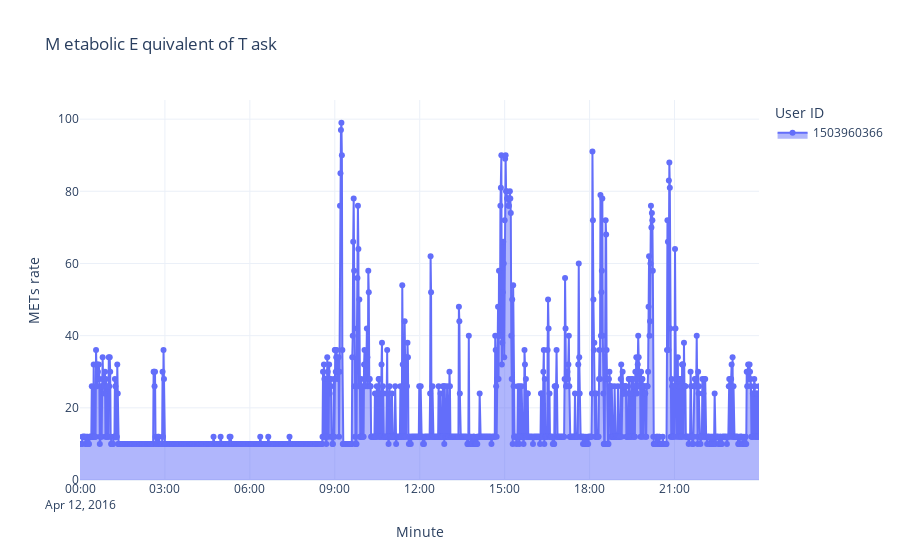

Notebook source saved alongside this figure:
### Code cell
fig = px.area(
    df_day3,
    x='ActivityMinute',
    y='METs',
    color='Id',
    markers=True,
    title='M etabolic E quivalent of T ask',
    labels={'ActivityMinute': 'Time', 'Mets': 'METs Unit', 'Id': 'User ID'}
)

fig.update_layout(
    xaxis_title='Minute',
    yaxis_title='METs rate',
    hovermode='x unified',
    template='plotly_white'
)

fig.show()

### Figure 1 — Plotly figure (JSON) as saved in the notebook; plotly's stock layout.template omitted (floating-point values rounded to 4 significant figures; data arrays with more than 128 entries replaced by an {"elided": "..."} marker saying what was removed)
{"data": [{"fillpattern": {"shape": ""}, "hovertemplate": "User ID=1503960366<br>Time=%{x}<br>METs=%{y}<extra></extra>", "legendgroup": "1503960366", "line": {"color": "#636efa"}, "marker": {"symbol": "circle"}, "mode": "lines+markers", "name": "1503960366", "orientation": "v", "showlegend": true, "stackgroup": "1", "type": "scatter", "x": {"elided": "1440 str values"}, "xaxis": "x", "y": {"elided": "1440 int values"}, "yaxis": "y"}], "layout": {"hovermode": "x unified", "legend": {"title": {"text": "User ID"}, "tracegroupgap": 0}, "title": {"text": "M etabolic E quivalent of T ask"}, "xaxis": {"anchor": "y", "domain": [0, 1], "title": {"text": "Minute"}}, "yaxis": {"anchor": "x", "domain": [0, 1], "title": {"text": "METs rate"}}}}
